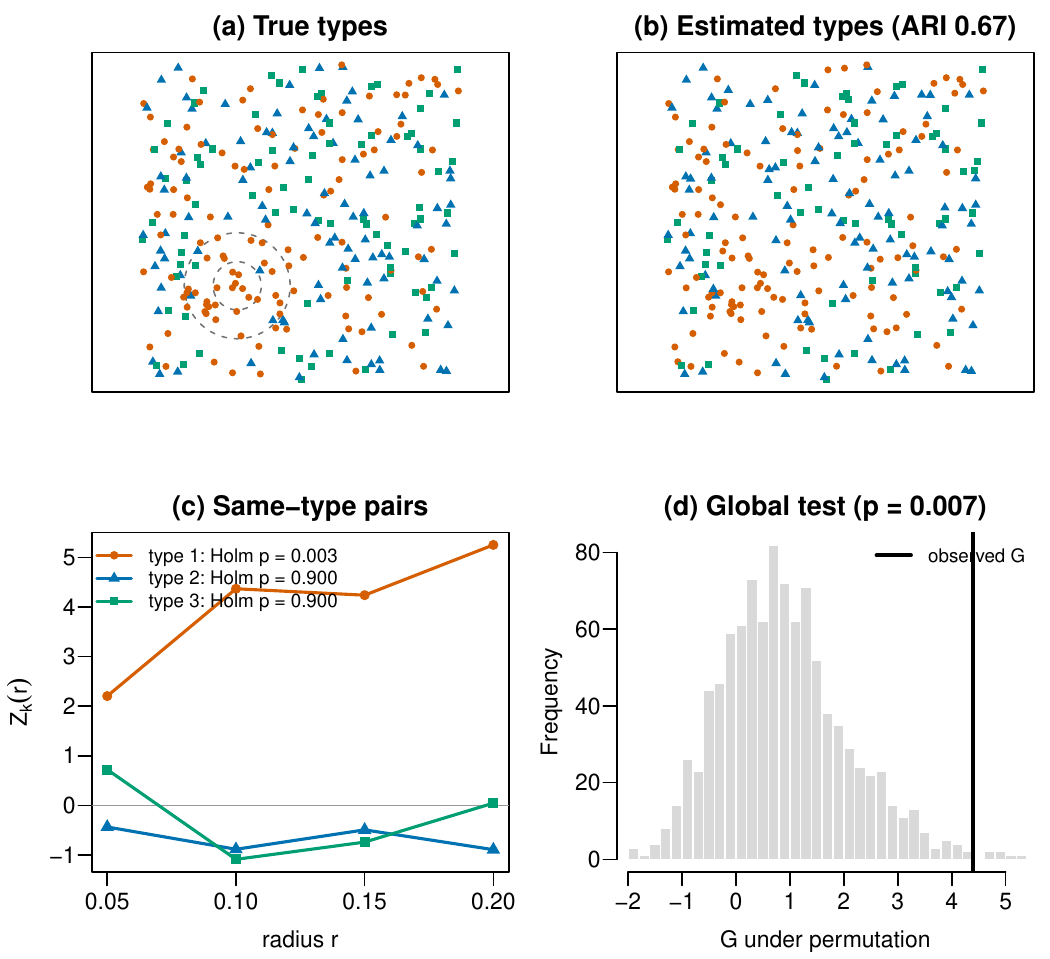

The script that saved this image:
################################################################################
#  quick_example.R  --  a minimal use of FCST (runs in well under a minute)
#
#  Run from the folder examples/:   source("quick_example.R")
#  Output: printed results and a figure (quick_example.pdf/.png, also shown on
#  screen in an interactive session).
################################################################################

source(file.path("..", "R", "fcst_methods.R"))
set.seed(2026)

## ---- 1. data: 300 events, three curve types, type 1 concentrated in a hotspot --------
n <- 300
K <- 3
X <- sim_points(n, "hpp")                                  # locations in [0, 1]^2
P <- type_probabilities(X, K = K, beta = 4, pattern = "one_bump")
true_types <- sim_types(P)
Y <- sim_curves(true_types, snr = 0.05)                    # noisy transient curves

## ---- 2. clustering of the curves (the locations are NOT used) -----------------------
labels <- type_curves(Y, K, representation = "spectrum", algorithm = "fpca_kmeans")
cat("adjusted Rand index with the true types:",
    round(adjusted_rand_index(true_types, labels), 2), "\n")

## ---- 3. the test -----------------------------------------------------------------
radii <- c(0.05, 0.10, 0.15, 0.20)
res <- fcst_test(X, labels, scales = radii, B = 999, keep_null = TRUE)
cat("\nglobal test of random labelling: p =", res$p_global, "\n")
cat("type-specific tests (p_holm: Holm-adjusted p-values):\n")
print(res$table[, c("type", "n_k", "T_obs", "p_raw", "p_holm")], digits = 3)

## ---- 4. two clusterings calibrated jointly ------------------------------------------
if (requireNamespace("mclust", quietly = TRUE)) {
  labels_mix <- type_curves(Y, K, representation = "spectrum", algorithm = "fpca_mclust")
  both <- cbind(kmeans = labels, mixture = labels_mix)
  res2 <- fcst_test(X, both, scales = radii, B = 999)
  cat("\njoint test over the two clusterings: p =", res2$p_global, "\n")
  cat("each clustering separately:", round(res2$p_typing, 4), "\n")
}

## ---- 5. covariate-adjusted test: permutations within strata of a covariate ------------
z <- X[, 2]                                               # here, the second coordinate
res3 <- fcst_test(X, labels, scales = radii, B = 999, strata = make_strata(z, n_bins = 4))
cat("\ntest restricted to 4 strata of z: p =", res3$p_global, "\n")

## ---- 6. figure ------------------------------------------------------------------
## (a) true types and the hotspot of type 1; (b) estimated types;
## (c) standardised same-type statistics Z_k(r) by radius, for each estimated
##     type, with the Holm-adjusted p-values; (d) permutation distribution of the
##     global statistic G and its observed value.
type_cols <- c("#D55E00", "#0072B2", "#009E73")
type_pch  <- c(16, 17, 15)

pairs <- build_pair_list(X, radii, kernel = "ball")
Z_obs <- standardise_pair(pair_statistic(labels, pairs, K),
                          all_null_moments(labels, pairs, K), K)   # K x radii

draw_quick_figure <- function() {
  op <- par(mfrow = c(2, 2), mar = c(3.2, 3.4, 2, 0.6), mgp = c(2, 0.6, 0),
            cex = 0.9, las = 1)
  g <- seq(0, 1, length.out = 101)
  h <- matrix(hotspot_surface(as.matrix(expand.grid(g, g)), "one_bump"), 101)

  # (a) true types
  plot(X, asp = 1, type = "n", xlab = "", ylab = "", xaxt = "n", yaxt = "n",
       main = "(a) True types")
  contour(g, g, h, levels = c(0.25, 0.75), add = TRUE, drawlabels = FALSE,
          lty = 2, col = "grey45")
  points(X, col = type_cols[true_types], pch = type_pch[true_types], cex = 0.7)

  # (b) estimated types (cluster numbers are arbitrary: the colours of the
  #     estimated types need not match those of the true types)
  plot(X, asp = 1, type = "n", xlab = "", ylab = "", xaxt = "n", yaxt = "n",
       main = sprintf("(b) Estimated types (ARI %.2f)",
                      adjusted_rand_index(true_types, labels)))
  points(X, col = type_cols[labels], pch = type_pch[labels], cex = 0.7)

  # (c) Z_k(r) by radius
  plot(NA, xlim = range(radii), ylim = range(c(0, Z_obs), na.rm = TRUE),
       xlab = "radius r", ylab = expression(Z[k](r)), main = "(c) Same-type pairs")
  abline(h = 0, col = "grey60")
  for (k in 1:K) {
    lines(radii, Z_obs[k, ], col = type_cols[k], lwd = 2)
    points(radii, Z_obs[k, ], col = type_cols[k], pch = type_pch[k])
  }
  legend("topleft", bty = "n", cex = 0.85,
         legend = sprintf("type %d: Holm p = %.3f", 1:K, res$table$p_holm),
         col = type_cols, pch = type_pch, lwd = 2)

  # (d) permutation distribution of G
  hist(res$G_null[, 1], breaks = 40, col = "grey85", border = "white",
       xlim = range(c(res$G_null[, 1], res$G_obs)), xlab = "G under permutation",
       main = sprintf("(d) Global test (p = %.3f)", res$p_global))
  abline(v = res$G_obs, col = "black", lwd = 2.5)
  legend("topright", bty = "n", cex = 0.85, legend = "observed G",
         col = "black", lwd = 2.5)
  par(op)
}

pdf("quick_example.pdf", width = 7, height = 6.4)
draw_quick_figure()
dev.off()
png("quick_example.png", width = 7, height = 6.4, units = "in", res = 150)  # shown in the README
draw_quick_figure()
dev.off()
if (interactive()) draw_quick_figure()
cat("\nfigure written to quick_example.pdf and quick_example.png\n")
